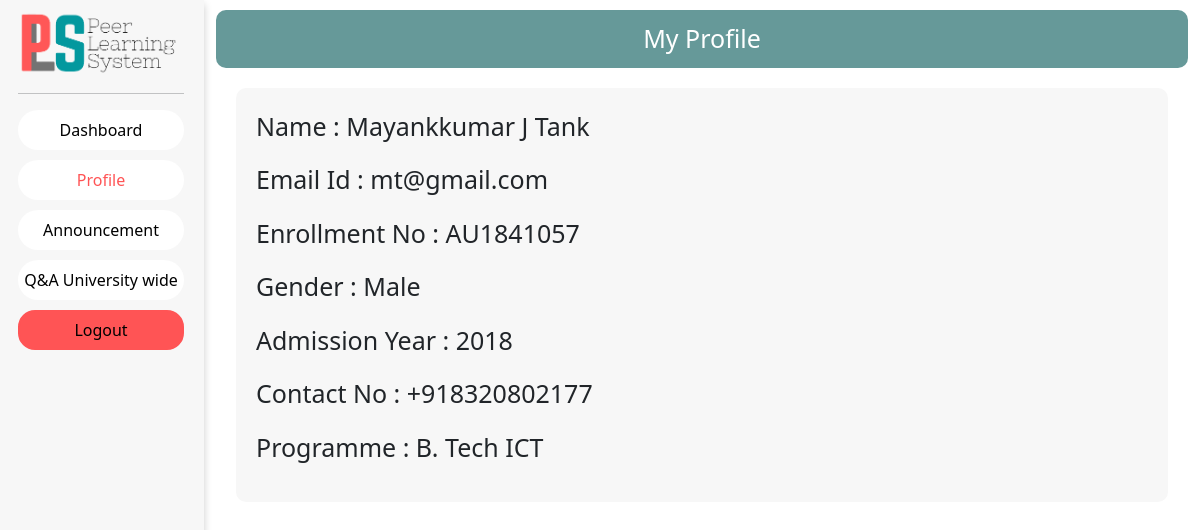
/user/dashboard/Profile (signed in), run on the app's committed database.
### guest/models.py (models this page shows)
class Student(models.Model):
    Id = models.CharField(max_length=6,primary_key = True)
    Email_Id = models.EmailField(max_length=100)
    Password = models.CharField(max_length=100)
    Enrollment_No = models.CharField(max_length=10)
    First_Name = models.CharField(max_length=100)
    Last_Name = models.CharField(max_length=100)
    Middle_Name = models.CharField(max_length=100)
    Gender = models.IntegerField(choices = GENDER_CHOICES, null = False)
    School_Id = models.ForeignKey(School, on_delete=models.CASCADE)
    University_Id = models.ForeignKey(University , on_delete=models.CASCADE)
    Programme_Id = models.ForeignKey(Programme, on_delete = models.CASCADE)
    Major_Id = models.ForeignKey(Major, on_delete=models.CASCADE)
    Admission_Year =  models.IntegerField(max_length=4)
    Contact_No = PhoneNumberField(null=False)

class Programme(models.Model):
    Id = models.CharField(max_length=6, primary_key = True)
    Name = models.CharField(max_length=100)
    School_Id = models.ForeignKey(School, on_delete=models.CASCADE)
    Duration = models.IntegerField(max_length=1)

class Major(models.Model):
    Id = models.CharField(max_length=6, primary_key = True)
    Name = models.CharField(max_length=100)
    Programme_Id = models.ForeignKey(Programme, on_delete = models.CASCADE)

### faculty/views.py (the view)
# urls.py: path('dashboard/Profile', views.Profile, name='Profile'),
def Profile(request):
    id = request.session['Id']
    if 'faculty' in request.session:
        record = Faculty.objects.get(Id=id)
    elif 'student' in request.session:
        record = Student.objects.get(Id=id)
    context={'record':record}
    return render(request,'Profile.html',context=context)

### faculty/templates/Profile.html (shortened to what this page needs)
{% extends 'faculty/templates/start_base.html' %}
{% load static %}
{% block extra_css %}
<link rel="stylesheet" href="{% static 'css/Profile.css' %}">
{% endblock extra_css %}
{% block body %}
<div class="profile_con">
    <div class="my_profile">
        My Profile
    </div>
    <div class="profile_data_con">
        {% if request.session.student %}
        <p>Name : {{ record.First_Name }} {{ record.Middle_Name }} {{ record.Last_Name }}</p>
        <p>Email Id : {{ record.Email_Id}}</p>
        <p>Enrollment No : {{ record.Enrollment_No}}</p>
        <p>Gender : {% if record.Gender == 0 %} Male {% elif record.Gender == 1 %} Female {% else %} Not specified {% endif %}</p>
        <p>Admission Year : {{record.Admission_Year}}</p>
        <p>Contact No : {{record.Contact_No}}</p>
        <p>Programme : {{ record.Programme_Id.Name }} {{record.Major_Id.Name}}</p>
        {% endif %}
    </div>
</div>
{% endblock body %}

### faculty/static/css/sidebar_base.css (style rules this page uses)
body, html { margin: 0; padding: 0; }

### faculty/static/css/Profile.css (style rules this page uses)
.my_profile { text-align: center; font-size: 25px; background: #669999; padding-top: 10px; padding-bottom: 10px; margin-top: 10px; color: white; border-radius: 10px; }
.profile_data_con { font-size: 25px; background-color: #f7f7f7; padding:20px; margin: 20px; border-radius: 10px; }

### data on the page
Student: First_Name "Mayankkumar", Middle_Name "J", Last_Name "Tank", Email_Id "mt@gmail.com", Enrollment_No "AU1841057", Admission_Year "2018", Contact_No "+918320802177", Programme_Id.Name "B. Tech", Major_Id.Name "ICT"
